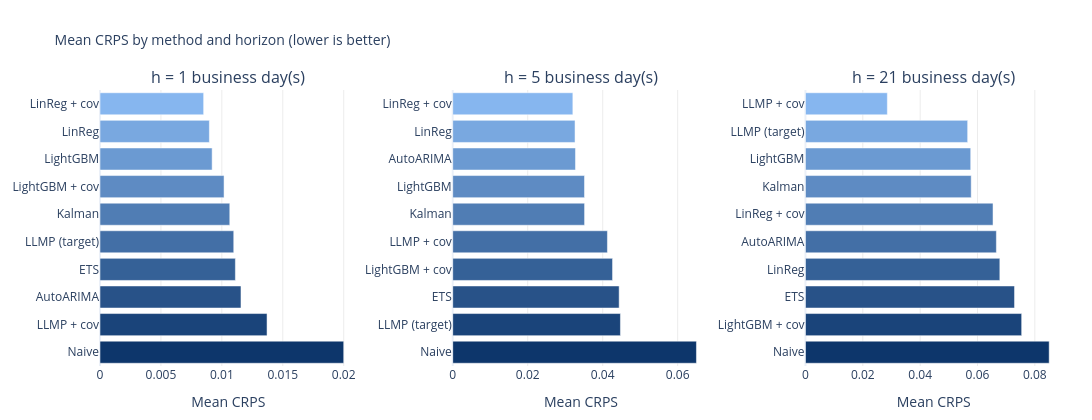

Here is the notebook cell this chart was saved with:
### Code cell
plotly_display_multivariate_backtest_leaderboard(RESULTS_DF)

### Figure 1 — Plotly figure (JSON) as saved in the notebook; plotly's stock layout.template omitted (floating-point values rounded to 4 significant figures)
{"data": [{"hovertemplate": "%{y}<br>Mean CRPS: %{x:.5f}<extra></extra>", "marker": {"color": ["rgb(134, 182, 239)", "rgb(121, 168, 224)", "rgb(107, 154, 210)", "rgb(94, 139, 195)", "rgb(80, 125, 180)", "rgb(67, 111, 166)", "rgb(53, 97, 151)", "rgb(40, 82, 136)", "rgb(26, 68, 122)", "rgb(13, 54, 107)"]}, "orientation": "h", "showlegend": false, "type": "bar", "x": [0.008506, 0.008975, 0.009203, 0.01018, 0.01065, 0.01098, 0.01111, 0.01157, 0.01371, 0.02], "xaxis": "x", "y": ["LinReg + cov", "LinReg", "LightGBM", "LightGBM + cov", "Kalman", "LLMP (target)", "ETS", "AutoARIMA", "LLMP + cov", "Naive"], "yaxis": "y"}, {"hovertemplate": "%{y}<br>Mean CRPS: %{x:.5f}<extra></extra>", "marker": {"color": ["rgb(134, 182, 239)", "rgb(121, 168, 224)", "rgb(107, 154, 210)", "rgb(94, 139, 195)", "rgb(80, 125, 180)", "rgb(67, 111, 166)", "rgb(53, 97, 151)", "rgb(40, 82, 136)", "rgb(26, 68, 122)", "rgb(13, 54, 107)"]}, "orientation": "h", "showlegend": false, "type": "bar", "x": [0.03204, 0.03262, 0.03274, 0.03514, 0.03516, 0.04126, 0.04262, 0.04438, 0.04472, 0.065], "xaxis": "x2", "y": ["LinReg + cov", "LinReg", "AutoARIMA", "LightGBM", "Kalman", "LLMP + cov", "LightGBM + cov", "ETS", "LLMP (target)", "Naive"], "yaxis": "y2"}, {"hovertemplate": "%{y}<br>Mean CRPS: %{x:.5f}<extra></extra>", "marker": {"color": ["rgb(134, 182, 239)", "rgb(121, 168, 224)", "rgb(107, 154, 210)", "rgb(94, 139, 195)", "rgb(80, 125, 180)", "rgb(67, 111, 166)", "rgb(53, 97, 151)", "rgb(40, 82, 136)", "rgb(26, 68, 122)", "rgb(13, 54, 107)"]}, "orientation": "h", "showlegend": false, "type": "bar", "x": [0.02856, 0.05657, 0.05764, 0.0578, 0.06542, 0.06658, 0.06779, 0.07292, 0.0754, 0.085], "xaxis": "x3", "y": ["LLMP + cov", "LLMP (target)", "LightGBM", "Kalman", "LinReg + cov", "AutoARIMA", "LinReg", "ETS", "LightGBM + cov", "Naive"], "yaxis": "y3"}], "layout": {"annotations": [{"font": {"size": 16}, "showarrow": false, "text": "h = 1 business day(s)", "x": 0.1333, "xanchor": "center", "xref": "paper", "y": 1, "yanchor": "bottom", "yref": "paper"}, {"font": {"size": 16}, "showarrow": false, "text": "h = 5 business day(s)", "x": 0.5, "xanchor": "center", "xref": "paper", "y": 1, "yanchor": "bottom", "yref": "paper"}, {"font": {"size": 16}, "showarrow": false, "text": "h = 21 business day(s)", "x": 0.8667, "xanchor": "center", "xref": "paper", "y": 1, "yanchor": "bottom", "yref": "paper"}], "height": 420, "margin": {"b": 50, "l": 60, "r": 30, "t": 90}, "title": {"font": {"size": 14}, "text": "Mean CRPS by method and horizon (lower is better)"}, "width": 1140, "xaxis": {"anchor": "y", "domain": [0, 0.2667], "gridcolor": "rgba(0, 0, 0, 0.08)", "showgrid": true, "title": {"text": "Mean CRPS"}}, "xaxis2": {"anchor": "y2", "domain": [0.3667, 0.6333], "gridcolor": "rgba(0, 0, 0, 0.08)", "showgrid": true, "title": {"text": "Mean CRPS"}}, "xaxis3": {"anchor": "y3", "domain": [0.7333, 1], "gridcolor": "rgba(0, 0, 0, 0.08)", "showgrid": true, "title": {"text": "Mean CRPS"}}, "yaxis": {"anchor": "x", "autorange": "reversed", "domain": [0, 1]}, "yaxis2": {"anchor": "x2", "autorange": "reversed", "domain": [0, 1]}, "yaxis3": {"anchor": "x3", "autorange": "reversed", "domain": [0, 1]}}}
